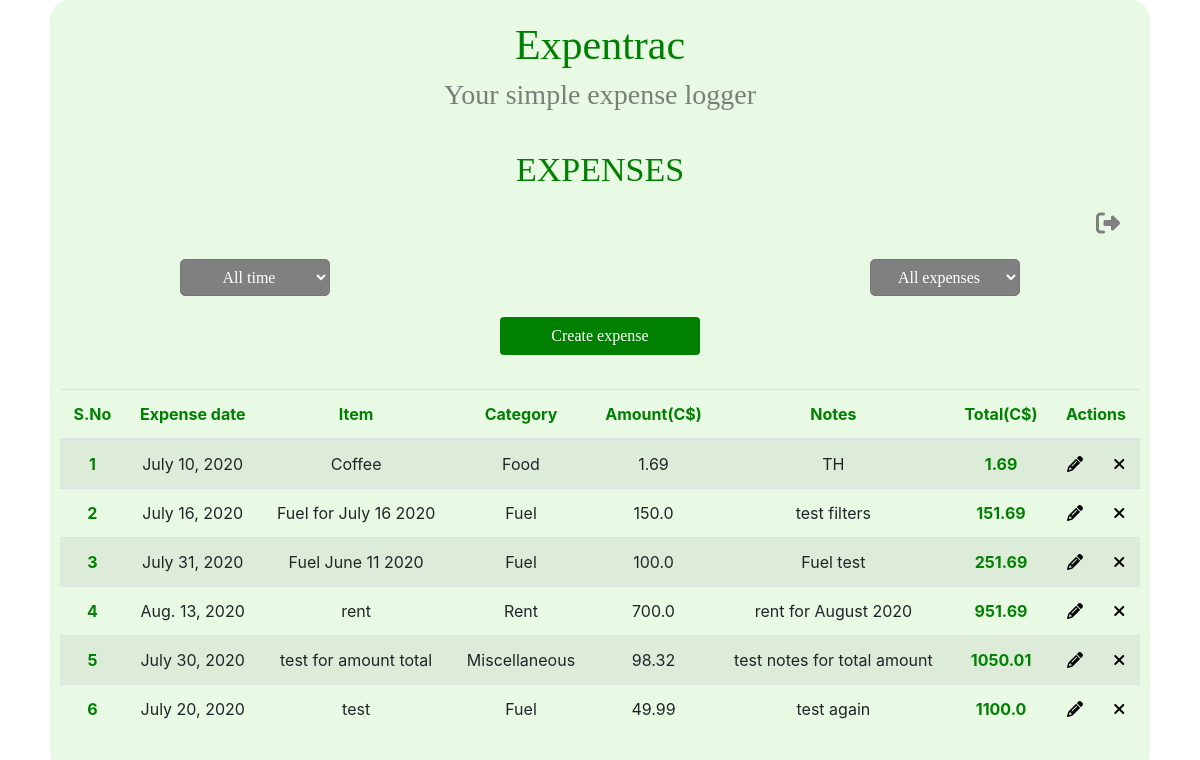
The page /tracker/sandsouza (signed in) on the database its author committed.
### tracker/models.py (models this page shows, shortened)
class Expense(models.Model):
    user = models.ForeignKey(settings.AUTH_USER_MODEL, default=0, on_delete=models.CASCADE)
    CATEGORY_CHOICES = [
        ("Clothing", "Clothing"),
        ("Food", "Food"),
        ("Fuel", "Fuel"),
        ("Rent", "Rent"),
        ("Utilities", "Utilities"),
        ("Phone", "Phone"),
        ("Education", "Education"),
        ("Miscellaneous", "Miscellaneous"),
    ]
    date = models.DateField('Date of expense', null=True)   # saved in format yyyy-mm-dd
    item = models.CharField(max_length=100, null=False, blank=False)
    category = models.CharField(max_length=20, choices=CATEGORY_CHOICES, null=True, blank=True)
    amount = models.FloatField(null=False, blank=False)
    notes = models.CharField(max_length=200, null=True, blank=True)

### tracker/views.py (the view)
# urls.py: path('tracker/<username>', views.tracker_page, name='tracker'),
@login_required()
def tracker_page(request, username):
    month_year = []
    categories = [verb_cat for code, verb_cat in Expense.CATEGORY_CHOICES]
    data = Expense.objects.filter(user=User.objects.get(username=username))
    for exp_item in data:  # get the month and year of each exp item and append to the list for the filters
        m = get_month(exp_item.date)
        y = get_year(exp_item.date)
        month_year.append(str(m)+" "+str(y))
    month_year = set(month_year)  # remove duplicates
    initial = 0
    for exp_item in data:
        total_after_exp = initial + exp_item.amount
        initial = initial + exp_item.amount
        exp_item.total_after_expense = total_after_exp   # adding another attribute to the object : total_after_expense
    if request.user.username == username:   # if the user changes the URL unwittingly or otherwise to that of another user, the page would require a login
        return shortcuts.render(request, 'tracker/trackerTable.html', {'categories': categories, 'month_year': month_year, 'object_list': data})
    else:
        return HttpResponseRedirect('/')

### tracker/views.py (called while the page is built)
def get_month(date):
    return calendar.month_name[date.month]

def get_year(date):
    return date.year

### tracker/templates/tracker/trackerTable.html (shortened to what this page needs)
{% extends "./base.html" %}
    {% block title %} EXPENSES {% endblock title %}
    {% block content %}
    <div class="logout"> <a href="/logout"><i class="fa fa-sign-out" aria-hidden="true" title="Logout" id="logout"></i> </a></div>
    <div class="filt_container">
        <div class="select-div month">
            <select id="month_filter" onchange="filt_function_month()" class='form-control1'>
                <option selected> All time </option>
            </select>
        </div>
        <div class="select-div category">
            <select id="category_filter" onchange="filt_function_category()" class='form-control1'>
                <option selected >All expenses</option>
            </select>
        </div>
    </div>
    <button id="create-expense" class="btn" type="button" name="button">Create expense</button>
    <table id="table" class="table table-striped">
        <thead>
        <tr>
            <th scope="col">S.No</th>
            <th scope="col">Expense date</th>
            <th scope="col">Item</th>
            <th scope="col">Category</th>
            <th scope="col">Amount(C$)</th>
            <th scope="col">Notes</th>
            <th scope="col">Total(C$)</th>
            <th colspan="2">Actions</th>
        </tr>
      </thead>
      <tbody>
          {% for tracker in object_list %}
                <tr id={{ tracker.id }}>
                    <th scope="row">{{ forloop.counter }}</th>
                    <td>{{ tracker.date }}</td>
                    <td>{{ tracker.item }}</td>
                    <td>{{ tracker.category }}</td>
                    <td>{{ tracker.amount }}</td>
                    <td>{{ tracker.notes }}</td>
                    <td style="color: green;"><strong>{{ tracker.total_after_expense }}</strong></td>
                    <td> <a class="tracker_controls1" id="c"><i class="fa fa-pencil edit-expense " title="Edit" data-form-url="{% url 'tracker_row_edit' tracker.id %}"></i></a></td>
                    <td> <a href="{% url 'tracker_row_delete' id=tracker.id %}" class="tracker_controls2" id="d"><i class="fa fa-times del-expense" title="Delete"></i></a></td>
                </tr>
            {% endfor %}
      </tbody>
    </table>
    {% endblock content %}

### tracker/static/tracker/style.css (style rules this page uses)
button { border : none; border-radius: 10px; text-align: center; width: 10%; color: white; padding: 10px 15px; margin: 10px 5px; box-sizing: border-box; background-color: green; font-weight: bold; cursor: pointer; }
i#logout { color: gray; float: right; margin: 0 20px; font-size: 24px; }
div.filt_container { position: relative; }
.form-control1 { position: relative; width: 150px; height: 37px; font-family: "Comic Sans MS"; border-radius: 5px; color: white; background-color: gray; font-size: 16px; font-family: "Comic Sans MS"; text-align: center; cursor: pointer; padding: 0 10px; }
.month { float: left; margin-left: 120px; }
.category { float: right; margin-right: 120px; }
table th { color: green; }
a { color: black; }
button#create-expense { background-color: green; font-family: "Comic Sans MS"; color: white; width: 200px; }
i { cursor : pointer; }

### rows shown on the page
Expense: date "July 10, 2020", item "Coffee", category "Food", amount "1.69", notes "TH", total_after_expense "1.69"
Expense: date "July 16, 2020", item "Fuel for July 16 2020", category "Fuel", amount "150.0", notes "test filters", total_after_expense "151.69"
Expense: date "July 31, 2020", item "Fuel June 11 2020", category "Fuel", amount "100.0", notes "Fuel test", total_after_expense "251.69"
Expense: date "Aug. 13, 2020", item "rent", category "Rent", amount "700.0", notes "rent for August 2020", total_after_expense "951.69"
Expense: date "July 30, 2020", item "test for amount total", category "Miscellaneous", amount "98.32", notes "test notes for total amount", total_after_expense "1050.01"
Expense: date "July 20, 2020", item "test", category "Fuel", amount "49.99", notes "test again", total_after_expense "1100.0"
